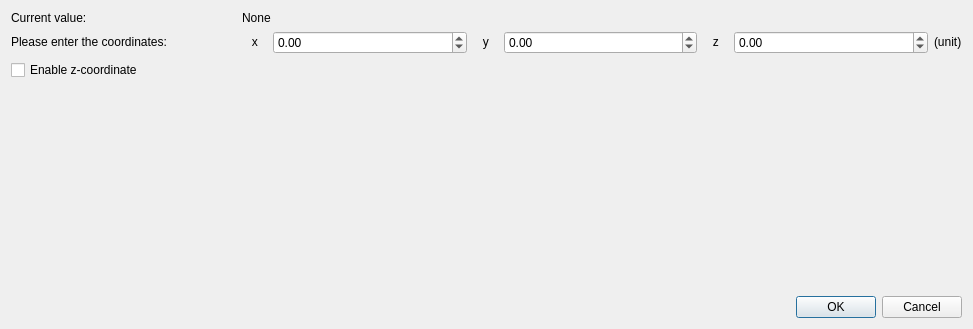
<?xml version="1.0" encoding="UTF-8"?>
<ui version="4.0">
 <class>PointSelect</class>
 <widget class="QWidget" name="PointSelect">
  <property name="geometry">
   <rect>
    <x>0</x>
    <y>0</y>
    <width>973</width>
    <height>329</height>
   </rect>
  </property>
  <property name="windowTitle">
   <string>Form</string>
  </property>
  <layout class="QVBoxLayout" name="verticalLayout">
   <item>
    <layout class="QGridLayout" name="gridLayout">
     <property name="sizeConstraint">
      <enum>QLayout::SetDefaultConstraint</enum>
     </property>
     <item row="0" column="0">
      <widget class="QLabel" name="staticLabel">
       <property name="sizePolicy">
        <sizepolicy hsizetype="Fixed" vsizetype="Fixed">
         <horstretch>0</horstretch>
         <verstretch>0</verstretch>
        </sizepolicy>
       </property>
       <property name="minimumSize">
        <size>
         <width>200</width>
         <height>0</height>
        </size>
       </property>
       <property name="text">
        <string>Current value:</string>
       </property>
      </widget>
     </item>
     <item row="0" column="1" colspan="2">
      <widget class="QLabel" name="valueLabel">
       <property name="sizePolicy">
        <sizepolicy hsizetype="Expanding" vsizetype="Fixed">
         <horstretch>0</horstretch>
         <verstretch>0</verstretch>
        </sizepolicy>
       </property>
       <property name="text">
        <string>None</string>
       </property>
      </widget>
     </item>
     <item row="1" column="0">
      <widget class="QLabel" name="questionLabel">
       <property name="sizePolicy">
        <sizepolicy hsizetype="Fixed" vsizetype="Fixed">
         <horstretch>0</horstretch>
         <verstretch>0</verstretch>
        </sizepolicy>
       </property>
       <property name="minimumSize">
        <size>
         <width>225</width>
         <height>0</height>
        </size>
       </property>
       <property name="text">
        <string>Please enter the coordinates:</string>
       </property>
      </widget>
     </item>
     <item row="1" column="1">
      <widget class="QLabel" name="label_1">
       <property name="sizePolicy">
        <sizepolicy hsizetype="Fixed" vsizetype="Fixed">
         <horstretch>0</horstretch>
         <verstretch>0</verstretch>
        </sizepolicy>
       </property>
       <property name="minimumSize">
        <size>
         <width>25</width>
         <height>0</height>
        </size>
       </property>
       <property name="maximumSize">
        <size>
         <width>25</width>
         <height>16777215</height>
        </size>
       </property>
       <property name="text">
        <string>   x</string>
       </property>
      </widget>
     </item>
     <item row="1" column="2">
      <widget class="QDoubleSpinBox" name="doubleSpinBox_1">
       <property name="sizePolicy">
        <sizepolicy hsizetype="Expanding" vsizetype="Fixed">
         <horstretch>0</horstretch>
         <verstretch>0</verstretch>
        </sizepolicy>
       </property>
       <property name="minimumSize">
        <size>
         <width>0</width>
         <height>0</height>
        </size>
       </property>
       <property name="keyboardTracking">
        <bool>false</bool>
       </property>
       <property name="minimum">
        <double>-1000000000.000000000000000</double>
       </property>
       <property name="maximum">
        <double>1000000000.000000000000000</double>
       </property>
      </widget>
     </item>
     <item row="1" column="3">
      <widget class="QLabel" name="label_2">
       <property name="sizePolicy">
        <sizepolicy hsizetype="Fixed" vsizetype="Fixed">
         <horstretch>0</horstretch>
         <verstretch>0</verstretch>
        </sizepolicy>
       </property>
       <property name="minimumSize">
        <size>
         <width>25</width>
         <height>0</height>
        </size>
       </property>
       <property name="maximumSize">
        <size>
         <width>25</width>
         <height>16777215</height>
        </size>
       </property>
       <property name="text">
        <string>   y</string>
       </property>
      </widget>
     </item>
     <item row="1" column="4">
      <widget class="QDoubleSpinBox" name="doubleSpinBox_2">
       <property name="sizePolicy">
        <sizepolicy hsizetype="Expanding" vsizetype="Fixed">
         <horstretch>0</horstretch>
         <verstretch>0</verstretch>
        </sizepolicy>
       </property>
       <property name="minimumSize">
        <size>
         <width>0</width>
         <height>0</height>
        </size>
       </property>
       <property name="keyboardTracking">
        <bool>false</bool>
       </property>
       <property name="minimum">
        <double>-1000000000.000000000000000</double>
       </property>
       <property name="maximum">
        <double>1000000000.000000000000000</double>
       </property>
      </widget>
     </item>
     <item row="1" column="5">
      <widget class="QLabel" name="label_3">
       <property name="sizePolicy">
        <sizepolicy hsizetype="Fixed" vsizetype="Fixed">
         <horstretch>0</horstretch>
         <verstretch>0</verstretch>
        </sizepolicy>
       </property>
       <property name="minimumSize">
        <size>
         <width>25</width>
         <height>0</height>
        </size>
       </property>
       <property name="maximumSize">
        <size>
         <width>25</width>
         <height>16777215</height>
        </size>
       </property>
       <property name="text">
        <string>   z</string>
       </property>
      </widget>
     </item>
     <item row="1" column="6">
      <widget class="QDoubleSpinBox" name="doubleSpinBox_3">
       <property name="sizePolicy">
        <sizepolicy hsizetype="Expanding" vsizetype="Fixed">
         <horstretch>0</horstretch>
         <verstretch>0</verstretch>
        </sizepolicy>
       </property>
       <property name="minimumSize">
        <size>
         <width>0</width>
         <height>0</height>
        </size>
       </property>
       <property name="keyboardTracking">
        <bool>false</bool>
       </property>
       <property name="minimum">
        <double>-1000000000.000000000000000</double>
       </property>
       <property name="value">
        <double>0.000000000000000</double>
       </property>
      </widget>
     </item>
     <item row="1" column="7">
      <widget class="QLabel" name="unitsLabel">
       <property name="sizePolicy">
        <sizepolicy hsizetype="Fixed" vsizetype="Fixed">
         <horstretch>0</horstretch>
         <verstretch>0</verstretch>
        </sizepolicy>
       </property>
       <property name="text">
        <string>(unit)</string>
       </property>
      </widget>
     </item>
     <item row="2" column="0" colspan="8">
      <widget class="QCheckBox" name="checkBox">
       <property name="sizePolicy">
        <sizepolicy hsizetype="Expanding" vsizetype="Fixed">
         <horstretch>0</horstretch>
         <verstretch>0</verstretch>
        </sizepolicy>
       </property>
       <property name="text">
        <string>Enable z-coordinate</string>
       </property>
      </widget>
     </item>
    </layout>
   </item>
   <item>
    <spacer name="verticalSpacer">
     <property name="orientation">
      <enum>Qt::Vertical</enum>
     </property>
     <property name="sizeHint" stdset="0">
      <size>
       <width>725</width>
       <height>188</height>
      </size>
     </property>
    </spacer>
   </item>
   <item>
    <widget class="QDialogButtonBox" name="buttonBox">
     <property name="standardButtons">
      <set>QDialogButtonBox::Cancel|QDialogButtonBox::Ok</set>
     </property>
     <property name="centerButtons">
      <bool>false</bool>
     </property>
    </widget>
   </item>
  </layout>
 </widget>
 <tabstops>
  <tabstop>doubleSpinBox_1</tabstop>
  <tabstop>doubleSpinBox_2</tabstop>
  <tabstop>doubleSpinBox_3</tabstop>
  <tabstop>buttonBox</tabstop>
 </tabstops>
 <resources/>
 <connections/>
</ui>
